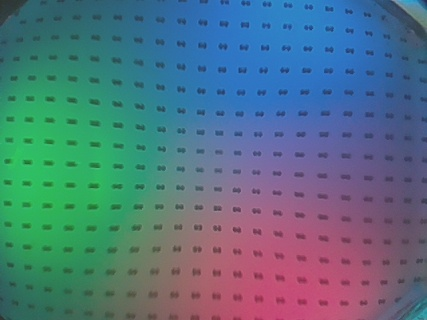
#> input picture python_version/test_data/ref.jpg, 427 x 320 px
$ python -i calibration.py   (imports and definitions only)   (older library calls are emulated)
#> lines starting #> are read from the running program, lines starting #| are printed output that depends on the picture
import cv2
import numpy as np
import matplotlib.pyplot as plt
import glob
from fast_poisson import fast_poisson
from mpl_toolkits.mplot3d import Axes3D
from scipy import signal
from skimage.restoration import inpaint

class calibration:
    def __init__(self):
        self.BallRad= 7.6/2 #4.76/2 #mm
        self.Pixmm = .10577     #.10577 #4.76/100 #0.0806 * 1.5 mm/pixel
        self.ratio = 1/2.
        self.red_range = [-90, 90]
        self.green_range = [-90, 90] #[-60, 50]
        self.blue_range = [-90, 90] # [-80, 60]
        self.red_bin = int((self.red_range[1] - self.red_range[0])*self.ratio)
        self.green_bin = int((self.green_range[1] - self.green_range[0])*self.ratio)
        self.blue_bin = int((self.blue_range[1] - self.blue_range[0])*self.ratio)
        self.zeropoint = [-90, -90, -90];
        self.lookscale = [180., 180., 180.]
        self.bin_num = 90
        self.abe_array = np.load('abe_corr.npz') # change this with your aberration array
        self.x_index = self.abe_array['x']
        self.y_index = self.abe_array['y']


    def crop_image(self, img, pad):
        return img[pad:-pad,pad:-pad]

    # [286 lines left out: functions mask_marker, find_dots, make_mask, contact_detection, get_gradient, get_gradient_v2 and 1 more, not called in this run]


# [38 lines not run here, left out]
# [77 lines of commented-out code are left out]

>>> import cv2
>>> picture = cv2.imread('test_data/ref.jpg', cv2.IMREAD_GRAYSCALE)
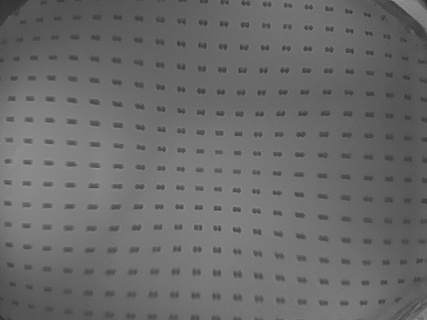
#> picture: shape (320, 427); min 47, max 150, mean 106.5
#> (the run stopped early here; a loop or call above may not have finished)

$ run again, on python_version/test_data/reconstruct_1.jpg
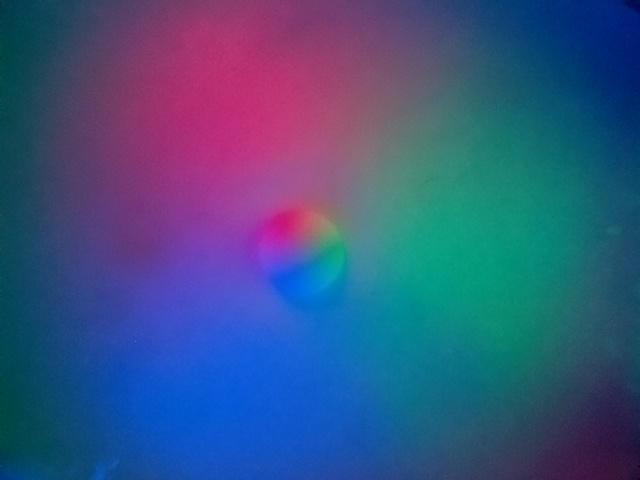
#> input picture python_version/test_data/reconstruct_1.jpg, 640 x 480 px
#> `picture = cv2.imread('test_data/ref.jpg', cv2.IMREAD_GRAYSCALE)`:
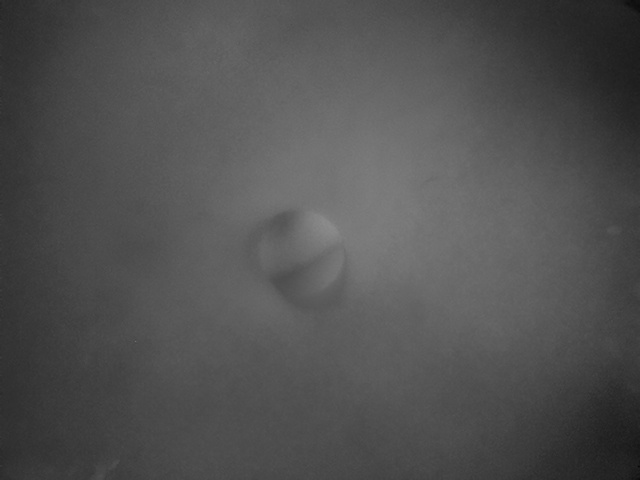
#> picture: shape (480, 640); min 9, max 140, mean 81.1

$ run again, on python_version/test_data/reconstruct_10.jpg
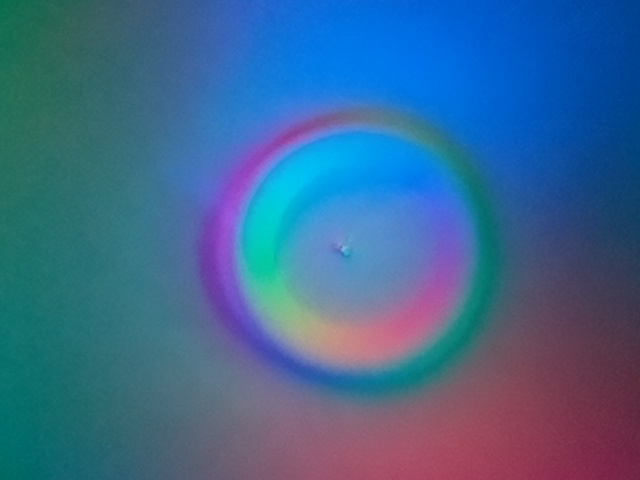
#> input picture python_version/test_data/reconstruct_10.jpg, 640 x 480 px
#> `picture = cv2.imread('test_data/ref.jpg', cv2.IMREAD_GRAYSCALE)`:
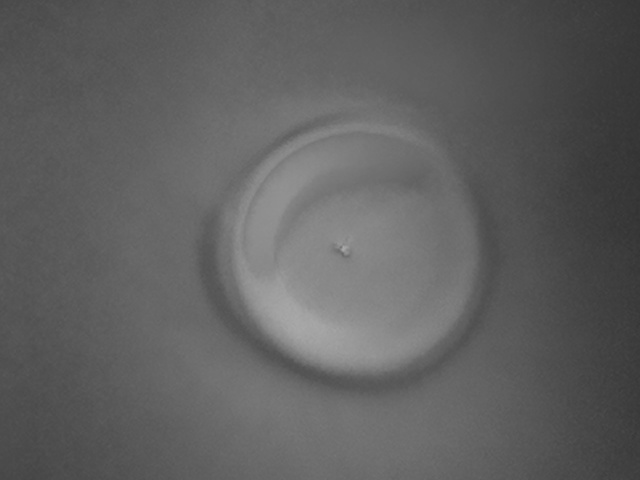
#> picture: shape (480, 640); min 50, max 170, mean 95.4
